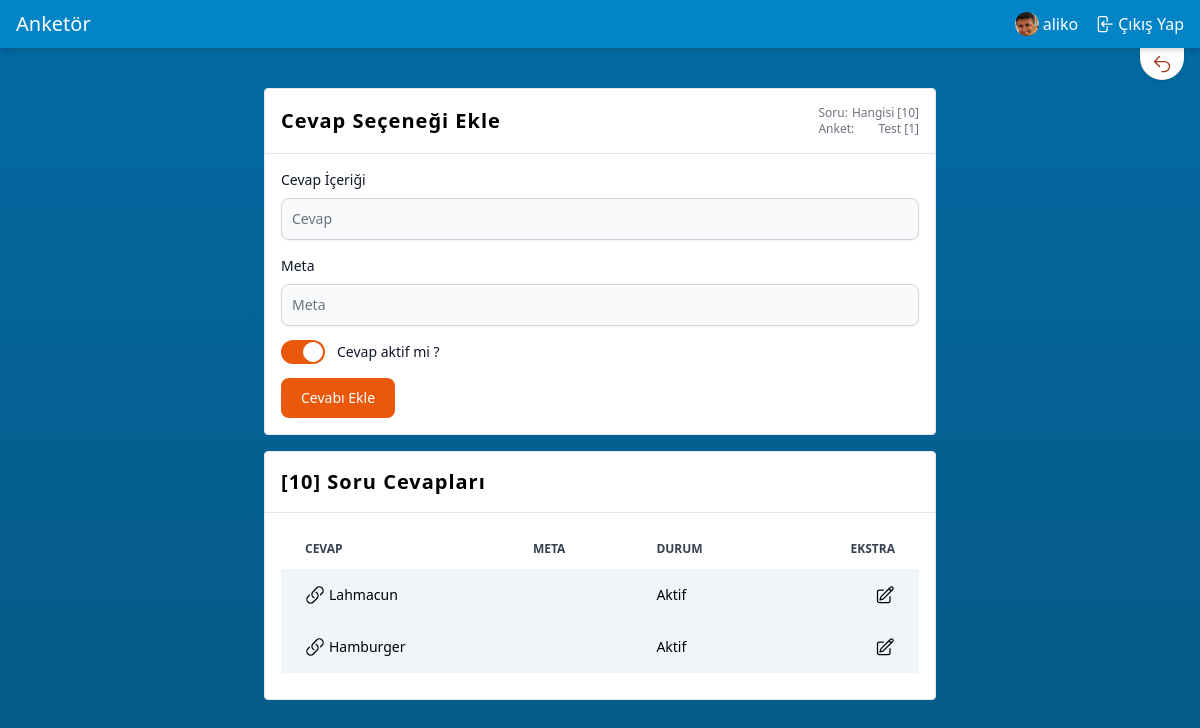
The page /polls/1/question/10/answer/create (signed in) on the database its author committed.
### apps/account/models.py (models this page shows, shortened)
class User(AbstractBaseUser, PermissionsMixin):
    email = models.EmailField(max_length=254, unique=True)
    name = models.CharField(max_length=254, null=True, blank=True)
    is_staff = models.BooleanField(default=False)
    is_superuser = models.BooleanField(default=False)
    is_active = models.BooleanField(default=True)
    last_login = models.DateTimeField(null=True, blank=True)
    date_joined = models.DateTimeField(auto_now_add=True)
    USERNAME_FIELD = 'email'
    EMAIL_FIELD = 'email'
    REQUIRED_FIELDS = ["name"]
    objects = UserManager()
    class Meta:
        verbose_name = "Kullanıcı"
        verbose_name_plural = "Kullanıcılar"

class Profile(models.Model):
    user = models.OneToOneField(User, on_delete=models.CASCADE)
    image = models.ImageField(default='profile_pictures/def_profile.jpg', upload_to='profile_pictures')
    class Meta:
        verbose_name = "Profil"
        verbose_name_plural = "Profiller"

### apps/poll/models.py (models this page shows, shortened)
class PollQuestion(models.Model):
    poll = models.ForeignKey(
        Poll,
        on_delete=models.CASCADE,
        null=True,
        blank=True
    )
    type = models.CharField(max_length=5, choices=PollQuestionChoices.get_choices(),
        default=PollQuestionChoices.get_default()
    )
    content = models.TextField()
    meta = models.CharField(null=True, blank=True, max_length=1024, default="{}")
    is_required = models.BooleanField(default=False)
    is_active = models.BooleanField(default=False)
    created_at = models.DateTimeField(auto_now_add=True)
    updated_at = models.DateTimeField(auto_now=True)
    def get_meta_data(self):
        try:
            return loads(self.meta)
        except ValueError:
            return {}
    def set_meta_data(self, data):
        self.meta = dumps(data)
    meta_data = property(get_meta_data, set_meta_data)
    class Meta:
        ordering = ["-id"]
        verbose_name = "Anket Soruları"
        verbose_name_plural = "Anket Soruları"
        db_table = "poll_question"

class Poll(models.Model):
    author = models.ForeignKey(
        settings.AUTH_USER_MODEL,
        on_delete=models.CASCADE,
        null=True,
        blank=True
    )
    title = models.CharField(max_length=255)
    slug = models.SlugField(editable=False, null=True, blank=True, unique=True, db_index=True)
    meta_title = models.CharField(max_length=100, null=True, blank=True)
    tags = models.TextField(null=True, blank=True)
    description = models.TextField(null=True, blank=True)
    is_active = models.BooleanField(default=False)
    is_private = models.BooleanField(default=False)
    starts_at = models.DateTimeField(null=True, blank=True,
        help_text="date and time at which the poll open up for voting"
    )
    ends_at = models.DateTimeField(null=True, blank=True,
        help_text="date and time at which the poll closes for voting"
    )
    created_at = models.DateTimeField(auto_now_add=True)
    updated_at = models.DateTimeField(auto_now=True)
    class Meta:
        ordering = ["-id"]
        verbose_name = "Anket"
        verbose_name_plural = "Anketler"
        db_table = "poll"

class PollAnswer(models.Model):
    poll = models.ForeignKey(
        Poll,
        on_delete=models.CASCADE,
        null=True,
        blank=True
    )
    question = models.ForeignKey(
        PollQuestion,
        on_delete=models.CASCADE,
        null=True,
        blank=True
    )
    meta = models.CharField(null=True, blank=True, max_length=1024, default="{}")
    content = models.TextField()
    is_active = models.BooleanField(default=False)
    created_at = models.DateTimeField(auto_now_add=True)
    updated_at = models.DateTimeField(auto_now=True)
    def get_meta_data(self):
        return loads(self.meta)
    def set_meta_data(self, data):
        self.meta = dumps(data)
    meta_data = property(get_meta_data, set_meta_data)
    class Meta:
        ordering = ["-id"]
        db_table = "poll_answer"

### apps/poll/views.py (the view, shortened to what this page needs)
# urls.py: path("<int:poll_id>/question/<int:question_id>/answer/create", CreatePollAnswer.as_view(),
class CreatePollAnswer(LoginRequiredMixin, View):
    template_name = "poll/answer/create.html"
    def get(self, request, poll_id, question_id):
        poll_object = get_object_or_404(Poll, pk=poll_id, author=self.request.user)
        question_object = get_object_or_404(PollQuestion, pk=question_id, poll_id=poll_object.id)
        question_answers = question_object.pollanswer_set.all()
        return render(request, self.template_name, {"answers": question_answers, "question": question_object})

### apps/poll/templates/poll/answer/create.html (shortened to what this page needs)
{% extends "base.html" %}
{% block content %}
  <section id="createAnswer">
    <div class="absolute flex right-0 space-x-4 px-4">
      <div>
        <a href="{% url "poll.question.update" pk=question.id poll_id=question.poll.id %}" title="Geri dön"
           class="flex bg-white rounded-b-full px-3 p-1.5 hover:py-3 transition-[padding] shadow">
          <svg xmlns="http://www.w3.org/2000/svg" fill="none" viewBox="0 0 24 24" stroke-width="1.5"
               stroke="currentColor"
               class="w-5 h-5 stroke-orange-800">
            <path stroke-linecap="round" stroke-linejoin="round" d="M9 15L3 9m0 0l6-6M3 9h12a6 6 0 010 12h-3"></path>
          </svg>
        </a>
      </div>
    </div>
    <div class="flex flex-col items-center my-10 mx-12 space-y-4">
      <div class="bg-white border rounded max-w-2xl w-full">
        <div class="p-4 sm:flex items-center justify-between">
          <h1 class="font-semibold text-xl tracking-wider">Cevap Seçeneği Ekle</h1>
          <div class="flex flex-col text-xs text-gray-500">
            <span>Soru: <span class="float-right ml-1">{{ question.content }} [{{ question.id }}]</span></span>
            <span>Anket: <span
              class="float-right ml-1">{{ question.poll.title }} [{{ question.poll.id }}] </span></span>
          </div>
        </div>
        <hr>
        <div class="p-4">
          <form method="post" action="{% url "poll.answer.create" question_id=question.id poll_id=question.poll.id %}">
            <div class="mb-4">
              <label for="content" class="block mb-2 text-sm font-medium text-gray-900">Cevap
                İçeriği</label>
              <input type="text" id="content" name="content"
                     class="shadow-sm bg-gray-50 border border-gray-300 text-gray-900 text-sm rounded-lg focus:ring-orange-500 focus:border-orange-500 block w-full p-2.5"
                     placeholder="Cevap" required>
            </div>
            <div class="mb-4">
              <label for="meta" class="block mb-2 text-sm font-medium text-gray-900">Meta</label>
              <input type="text" id="meta" name="meta"
                     class="shadow-sm bg-gray-50 border border-gray-300 text-gray-900 text-sm rounded-lg focus:ring-orange-500 focus:border-orange-500 block w-full p-2.5"
                     placeholder="Meta">
            </div>
            <div class="mb-4 flex items-center h-5">
              <label class="relative inline-flex items-center cursor-pointer">
                <div
                  class="w-11 h-6 bg-gray-200 peer-focus:outline-none peer-focus:ring-4 peer-focus:ring-orange-300 rounded-full peer peer-checked:after:translate-x-full peer-checked:after:border-white after:content-[''] after:absolute after:top-[2px] after:left-[2px] after:bg-white after:border-gray-300 after:border after:rounded-full after:h-5 after:w-5 after:transition-all peer-checked:bg-orange-600"></div>
                <span class="ml-3 text-sm font-medium text-gray-900">Cevap aktif mi ?</span>
              </label>
            </div>
            <button type="submit"
                    class="text-white bg-orange-600 hover:bg-orange-700 focus:ring-4 focus:outline-none focus:ring-orange-300 font-medium rounded-lg text-sm px-5 py-2.5 text-center">
              Cevabı Ekle
            </button>
          </form>
        </div>
      </div>
      <div class="bg-white border rounded max-w-2xl w-full">
        <div class="p-4 flex items-center justify-between">
          <h1 class="font-semibold text-xl tracking-wider">[{{ question.id }}] Soru Cevapları</h1>
        </div>
        <hr>
        <div class="p-4 overflow-x-auto">
          <table class="w-full text-sm text-left mb-2.5">
            <thead class="text-xs text-gray-700 uppercase">
            <tr>
              <th scope="col" class="px-6 py-3">
                Cevap
              </th>
              <th scope="col" class="px-6 py-3">
                Meta
              </th>
              <th scope="col" class="px-6 py-3">
                Durum
              </th>
              <th scope="col" class="px-6 py-3 text-right">
                Ekstra
              </th>
            </tr>
            </thead>
            <tbody>
            {% for answer in answers %}
              <tr class="bg-slate-100">
                <th scope="row" class="px-6 py-4 font-medium whitespace-nowrap">
                  <a href="{% url "poll.answer.update" pk=answer.id question_id=question.id poll_id=question.poll.id %}"
                     class="flex items-center space-x-1 hover:text-orange-500 hover:stroke-orange-500">
                    <h1>{{ answer.content }}</h1>
                  </a>
                </th>
                <td class="px-6 py-4">
                </td>
                <td class="px-6 py-4">
                  <span>
                    {% if answer.is_active %}
                      Aktif
                    {% else %}
                      Deaktif
                    {% endif %}
                  </span>
                </td>
                <td class="px-6 py-4 flex space-x-1 justify-end">
                  <a href="{% url "poll.answer.update" pk=answer.id question_id=question.id poll_id=question.poll.id %}"
                     aria-label="Düzenle">
                  </a>
                </td>
              </tr>
            {% endfor %}
            </tbody>
          </table>
        </div>
      </div>
    </div>
  </section>
{% endblock %}

### templates/header.html (shortened to what this page needs)
{% load static %}
<header class="sticky w-full top-0 left-0 right-0 bottom-auto z-[990] bg-sky-600 text-white shadow-md p-2.5 px-4">
  <div class="flex items-center align-middle justify-between">
    <div>
      <a href="{% url "home" %}">
        <span class="text-xl font-medium">Anketör</span>
      </a>
    </div>
    <div class="flex justify-around items-center space-x-4">
      {% if not user.is_authenticated %}
        <a class="flex items-center space-x-1 hover:underline" href="{% url 'login' %}">
          <svg xmlns="http://www.w3.org/2000/svg" fill="none" viewBox="0 0 24 24" stroke-width="1.5"
               stroke="currentColor" class="w-5 h-5">
            <path stroke-linecap="round" stroke-linejoin="round"
                  d="M17.982 18.725A7.488 7.488 0 0012 15.75a7.488 7.488 0 00-5.982 2.975m11.963 0a9 9 0 10-11.963 0m11.963 0A8.966 8.966 0 0112 21a8.966 8.966 0 01-5.982-2.275M15 9.75a3 3 0 11-6 0 3 3 0 016 0z"></path>
          </svg>
          <span class="font-sans">Giriş Yap</span>
        </a>
      {% else %}
        <a href="{% url "poll.index" %}" class="flex hover:underline items-center space-x-1">
          <img class="w-6 rounded-full" src="{{ MEDIA_URL }}{{ user.profile.image.url }}"
               alt="{{ user.name|default_if_none:user.email }} profile image">
          <span>
            {{ user.name|default_if_none:user.email }}
        </span>
        </a>
        <a class="flex items-center space-x-1 hover:underline" href="{% url 'logout' %}">
          <span class="font-sans">Çıkış Yap</span>
        </a>
      {% endif %}
    </div>
  </div>
</header>

### static/css/main.css (style rules this page uses)
html, body { height: 100%; width: 100%; margin: 0; padding: 0; }
body > main > section { flex: 1 1 auto; display: flex; flex-direction: column; }

### rows shown on the page
User: profile.image (picture), name "aliko"
PollQuestion: content "Hangisi", id "10", poll "Test", poll.id "1"
PollAnswer: content "Lahmacun", is_active "Aktif"
PollAnswer: content "Hamburger", is_active "Aktif"
